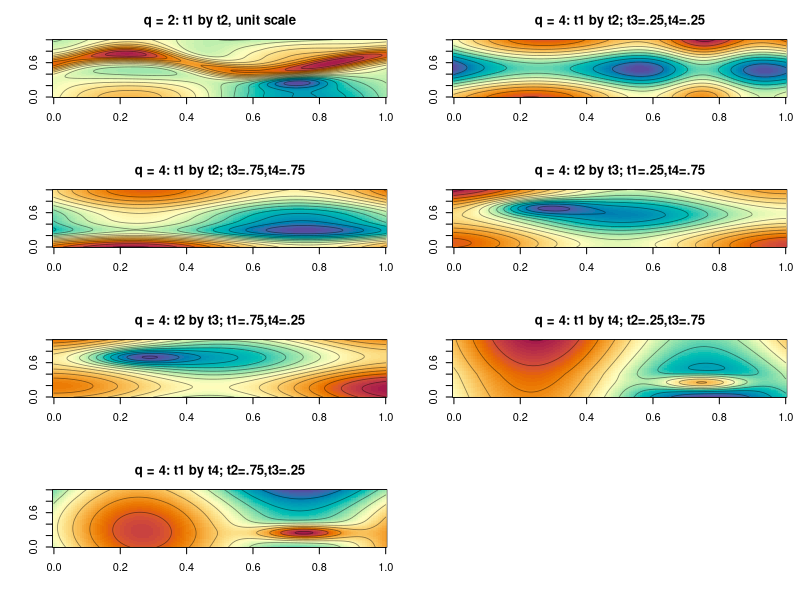

Reproduce this figure in R.
set.seed(1234)

cols <- hcl.colors(80, "Spectral", rev = TRUE)

## Predictor transforms.
#  The surfaces are evaluated before the final range transform; the observed
#  predictors t1, ..., tq have different ranges, skewed margins, and mild
#  mixture structure.
u_to_t2 <- function(u1, u2) {
  t1 <- 36 * u1^1.65
  t2 <- -3 + 12 * u2^0.62
  cbind(t1, t2)
}

u_to_t4 <- function(u1, u2, u3, u4) {
  t1 <- 55 * u1^1.55
  t2 <- -4 + 16 * u2^0.70
  t3 <- 7 * u3^1.25
  t4 <- -2.2 + 7.0 * u4^0.82 + 0.35 * pmax(u4 - 0.58, 0)^2
  cbind(t1, t2, t3, t4)
}

generate_u2 <- function(n) {
  u1 <- rbeta(n, 1.4, 2.4)
  keep <- runif(n) < 0.25
  u1[keep] <- rbeta(sum(keep), 4.5, 1.8)

  u2 <- rbeta(n, 0.95, 2.2)
  keep <- runif(n) < 0.22
  u2[keep] <- rbeta(sum(keep), 5.5, 2.0)

  cbind(u1, u2)
}

generate_u4 <- function(n) {
  z1 <- rnorm(n)
  z2 <- 0.55 * z1 + sqrt(1 - 0.55^2) * rnorm(n)
  z3 <- -0.35 * z1 + 0.45 * z2 + sqrt(1 - 0.35^2) * rnorm(n)
  z4 <- 0.40 * z1 - 0.25 * z3 + sqrt(1 - 0.40^2) * rnorm(n)

  u1 <- pnorm(z1)
  u2 <- pnorm(z2)
  u3 <- pnorm(z3)
  u4 <- pnorm(z4)

  keep <- runif(n) < 0.20
  u2[keep] <- rbeta(sum(keep), 1.0, 3.2)
  keep <- runif(n) < 0.22
  u4[keep] <- rbeta(sum(keep), 6.0, 2.2)

  cbind(u1, u2, u3, u4)
}

## Response surfaces.
#  The nonsmooth terms are light kinks rather than discontinuities.
f_q2 <- function(u1, u2) {
  0.75 * sin(2 * pi * u1) * cos(1.5 * pi * u2) +
    1.30 * exp(-55 * (u2 - 0.58 - 0.16 * sin(2.4 * pi * u1))^2) +
    1.35 * exp(-38 * ((u1 - 0.23)^2 + 0.50 * (u2 - 0.78)^2)) -
    1.20 * exp(-70 * ((u1 - 0.72)^2 + (u2 - 0.28)^2)) +
    0.75 * (u1 - 0.5) * (u2 - 0.5) +
    0.22 * abs(u1 - 0.62) -
    0.22 * pmax(u2 - 0.72, 0) +
    0.28 * pmax(u1 + 0.55 * u2 - 1.08, 0)
}

f_q4 <- function(u1, u2, u3, u4) {
  z1 <- u1 - 0.5
  z2 <- u2 - 0.5
  z3 <- u3 - 0.5
  z4 <- u4 - 0.5

  0.65 * sin(2 * pi * u1) +
    0.55 * cos(2 * pi * u2) +
    0.45 * sin(2 * pi * (u3 + 0.25 * u4)) +
    0.65 * z2^2 - 0.45 * z4^2 +
    1.15 * z1 * z2 -
    0.95 * z2 * z3 +
    1.70 * z1 * z3 * z4 +
    1.25 * exp(-55 * ((u1 - 0.75)^2 + (u4 - 0.25)^2)) -
    1.10 * exp(-45 * ((u2 - 0.25)^2 + (u3 - 0.70)^2)) +
    0.18 * abs(u3 - 0.55) +
    0.28 * pmax(u1 - 0.72, 0) * pmax(0.35 - u2, 0) +
    0.16 * pmax(u3 + u4 - 1.15, 0)
}

## Faceted DGP figure.
g <- seq(0, 1, length.out = 180)
g4 <- seq(0, 1, length.out = 150)

slices <- list(
  "q = 2: t1 by t2, unit scale" =
    outer(g, g, Vectorize(f_q2)),
  "q = 4: t1 by t2; t3=.25,t4=.25" =
    outer(g4, g4, Vectorize(function(u1, u2) f_q4(u1, u2, .25, .25))),
  "q = 4: t1 by t2; t3=.75,t4=.75" =
    outer(g4, g4, Vectorize(function(u1, u2) f_q4(u1, u2, .75, .75))),
  "q = 4: t2 by t3; t1=.25,t4=.75" =
    outer(g4, g4, Vectorize(function(u2, u3) f_q4(.25, u2, u3, .75))),
  "q = 4: t2 by t3; t1=.75,t4=.25" =
    outer(g4, g4, Vectorize(function(u2, u3) f_q4(.75, u2, u3, .25))),
  "q = 4: t1 by t4; t2=.25,t3=.75" =
    outer(g4, g4, Vectorize(function(u1, u4) f_q4(u1, .25, .75, u4))),
  "q = 4: t1 by t4; t2=.75,t3=.25" =
    outer(g4, g4, Vectorize(function(u1, u4) f_q4(u1, .75, .25, u4)))
)

png("dgp_surfaces.png", width = 1500, height = 2300,
    res = 150)
layout(matrix(c(1, 2, 3, 4, 5, 6, 7, 0), nrow = 4, byrow = TRUE))
par(mar = c(4, 4, 3, 1))
for (i in seq_along(slices)) {
  gg <- if (i == 1) g else g4
  image(gg, gg, slices[[i]], col = cols, xlab = "", ylab = "",
        main = names(slices)[i])
  contour(gg, gg, slices[[i]], add = TRUE, drawlabels = FALSE,
          nlevels = 12, col = rgb(0, 0, 0, 0.45), lwd = 0.8)
}
dev.off()
